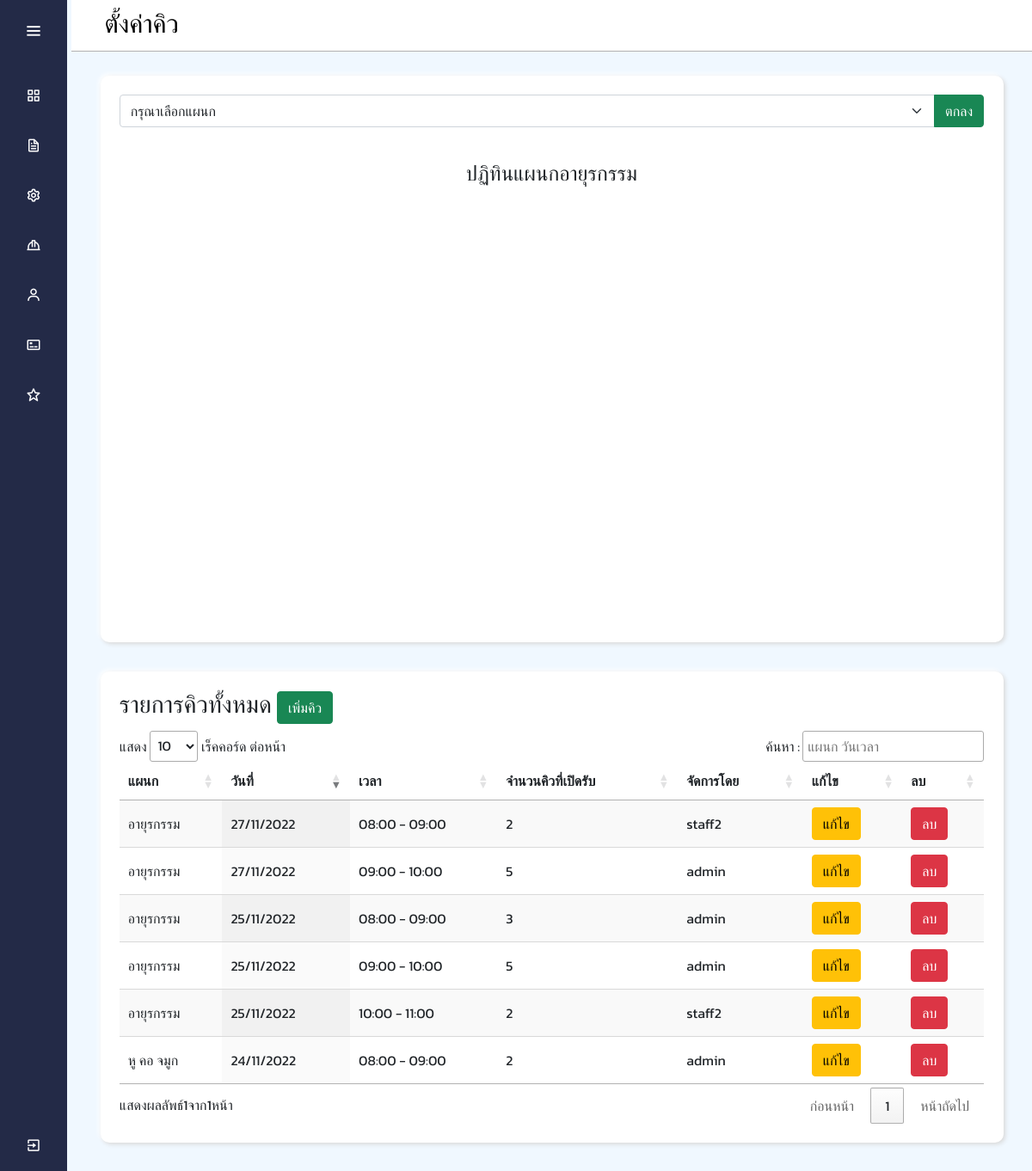
Page /admin/setting_queue.php on the committed database.
### tables this page shows
CREATE TABLE `department` (
  `dp_id` int(11) NOT NULL,
  `dp_name` varchar(45) NOT NULL,
  `dp_img` varchar(45) NOT NULL
);

CREATE TABLE `queue` (
  `q_id` int(11) NOT NULL,
  `q_max` int(10) NOT NULL,
  `q_date` date NOT NULL,
  `q_time` varchar(999) NOT NULL,
  `sf_username` varchar(45) NOT NULL,
  `dp_id` int(10) NOT NULL
);

### admin/setting_queue.php (the view, shortened to what this page needs)
<!DOCTYPE html>
<html lang="en">
<head>
    <link rel="stylesheet" href="../assets/css/admin_setting_queue.css">
    <link rel="stylesheet" type="text/css" href="https://cdn.datatables.net/1.10.21/css/jquery.dataTables.min.css" />
    <link rel="stylesheet" href="https://cdn.jsdelivr.net/npm/fullcalendar@5.11.3/main.css">
    <link href='https://cdn.jsdelivr.net/npm/bootstrap@5.1.3/dist/css/bootstrap.min.css' rel='stylesheet'>
    <link href='https://cdn.jsdelivr.net/npm/bootstrap-icons@1.8.1/font/bootstrap-icons.css' rel='stylesheet'>
</head>
<body>
    <?php
    include "./menu.php";
    include "../connectDB/connectDB.php";
    ?>
    <section class="home-section">
        <div class="top-con">
            <p>ตั้งค่าคิว</p>
        </div>
        <div class="con">
            <form action="#" method="post">
                <div class="input-group mb-3">
                    <select class="form-select" name="department" aria-describedby="button-addon2" required>
                        <option value="" hidden>กรุณาเลือกแผนก</option>
                    </select>
                    <button class="btn btn-success" type="submit" id="button-addon2" name="dep">ตกลง</button>
                </div>
            </form><br>
            <?php
            if (isset($_POST['dep'])) {
                $dp_id = $_POST['department'];
            } else {
                $dp_id = '2';
            }
            $sql_department_name = "SELECT * FROM `department` WHERE dp_id = '$dp_id'";
            $rs_department_name = mysqli_query($conn, $sql_department_name);
            $department_name = mysqli_fetch_row($rs_department_name);
            ?>
            <h4 class="calendar-title">ปฏิทินแผนก<?php echo $department_name[1]?></h4>
            <div id='calendar'></div>
        </div>
        <div class="con">
            <form action="#" method="POST">
                <h3>รายการคิวทั้งหมด
                    <button type="button" class="btn btn-success" data-bs-toggle='modal' data-bs-target="#addModal" name="add">
                        เพิ่มคิว
                    </button>
                </h3>
            </form>
            <div class="table-responsive">
                <table id="myTable" class="display" style="width: 100%;">
                    <thead>
                        <tr>
                            <th>แผนก</th>
                            <th>วันที่</th>
                            <th>เวลา</th>
                            <th>จำนวนคิวที่เปิดรับ</th>
                            <th>จัดการโดย</th>
                            <th>แก้ไข</th>
                            <th>ลบ</th>
                        </tr>
                    </thead>
                    <tbody>
                        <?php
                        $sql = "SELECT queue.q_id, department.dp_name, queue.q_date, queue.q_time, queue.q_max, queue.sf_username, queue.dp_id FROM `queue` JOIN department ON queue.dp_id = department.dp_id ORDER BY queue.q_date DESC;";
                        $rs = mysqli_query($conn, $sql);
                        while ($row = mysqli_fetch_row($rs)) {
                            $date = date_create($row[2]);
                            echo "<tr>
                                    <td style='display: none;'>$row[0]</td>
                                    <td>$row[1]</td>";
                            echo    "<td>" . date_format($date, "d/m/Y") . "</td>";
                            echo    "<td>$row[3]</td>
                                    <td>$row[4]</td>
                                    <td>$row[5]</td>";
                        ?>
                            <td>
                                <button type="submit" class="btn btn-warning editbtn" name="edt">
                                    แก้ไข
                                </button>
                            </td>
                            <td>
                                <a href="?action=delete&id=<?php echo $row[0]; ?>">
                                    <button type=" submit" class="btn btn-danger" name="rep">
                                        ลบ
                                    </button>
                                </a>
                            </td>
                        <?php
                        };
                        ?>
                    </tbody>
                </table>
            </div>
        </div>
    </section>
</body>
</html>

### assets/css/admin_setting_queue.css (style rules this page uses)
select, input { padding: 6px; border-radius: 8px; }
.calendar-title { text-align: center; }
#calendar { margin: auto; width: 75%; }
@media only screen and (max-width: 1200px) { #calendar { width: auto; height: 500px; } }

### assets/css/admin_menu.css (style rules this page uses)
* { margin: 0; padding: 0; box-sizing: border-box; font-family: 'Kanit', sans-serif; }
body { background-color: aliceblue; }
.home-section { position: relative; min-height: 100vh; left: 83px; width: calc(100% - 83px); transition: all 0.5s ease; }
.home-section .top-con { height: 60px; margin-bottom: 2.5%; padding-bottom: 50px; background-color: #fff; border-bottom: solid 1px rgb(179, 177, 177); }
.home-section .top-con p { display: inline-block; color: black; font-size: 30px; font-weight: 300; margin-left: 3%; padding: 5px; }
.con { padding: 2%; margin: 1% 3% 3% 3% !important; border-radius: 10px; background-color: #fff; box-shadow: 2px 2px 5px #d9d9d9, -2px -2px 5px #ffffff !important; }

### rows in the picture
department: dp_name "อายุรกรรม"
queue: dp.dp_name "อายุรกรรม", q_date "27/11/2022", q_time "08:00 - 09:00", q_max "2", sf_username "staff2"
queue: dp.dp_name "อายุรกรรม", q_date "27/11/2022", q_time "09:00 - 10:00", q_max "5", sf_username "admin"
queue: dp.dp_name "อายุรกรรม", q_date "25/11/2022", q_time "08:00 - 09:00", q_max "3", sf_username "admin"
queue: dp.dp_name "อายุรกรรม", q_date "25/11/2022", q_time "09:00 - 10:00", q_max "5", sf_username "admin"
queue: dp.dp_name "อายุรกรรม", q_date "25/11/2022", q_time "10:00 - 11:00", q_max "2", sf_username "staff2"
queue: dp.dp_name "หู คอ จมูก", q_date "24/11/2022", q_time "08:00 - 09:00", q_max "2", sf_username "admin"
